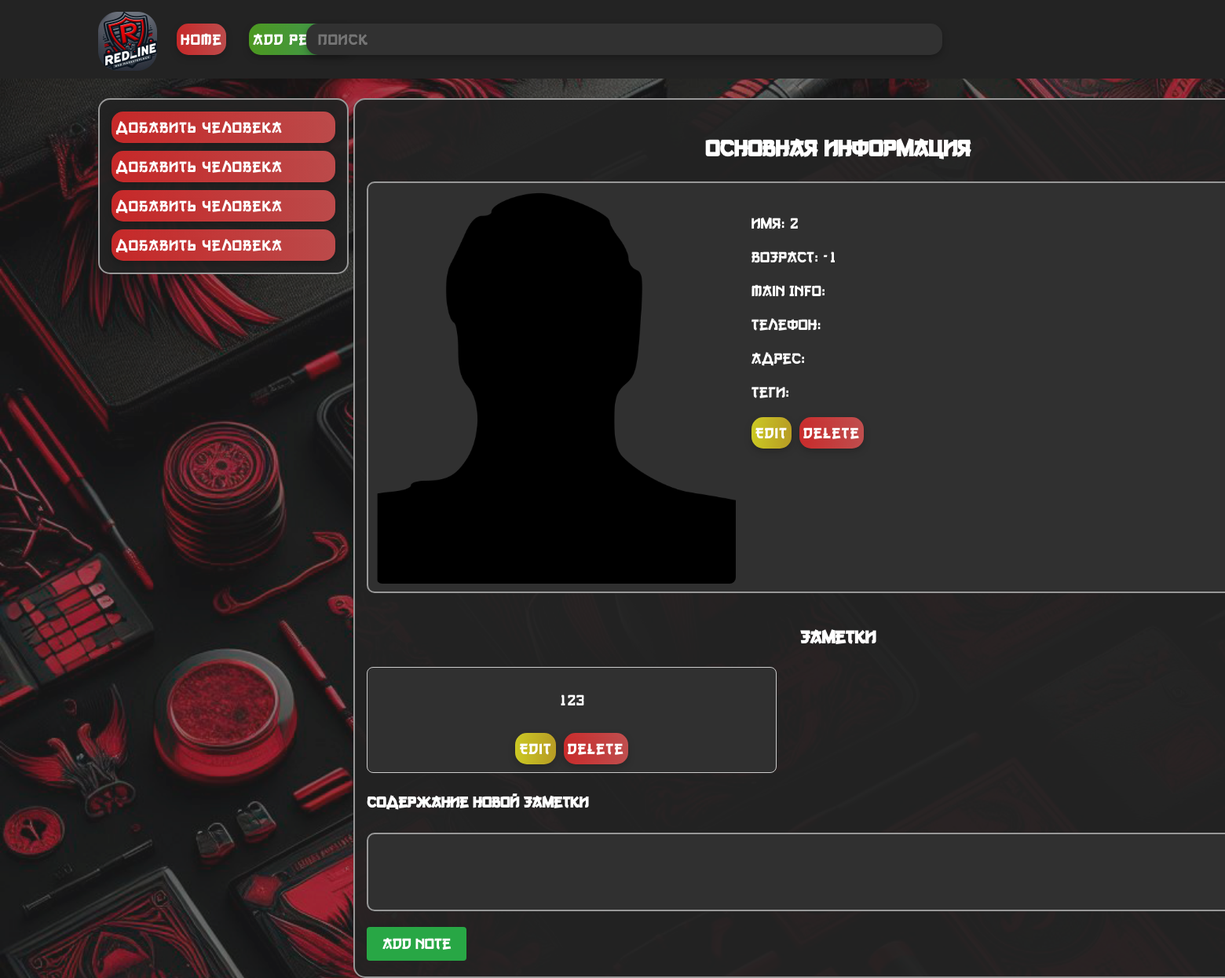
Page /person/1 on the committed database.
### models.py (models this page shows)
class Person(db.Model):
    id = db.Column(db.Integer, primary_key=True)
    name = db.Column(db.String(100), nullable=False)
    age = db.Column(db.Integer, nullable=False)
    main_info = db.Column(db.Text, nullable=False)
    phone_number = db.Column(db.String(20), nullable=False)
    address = db.Column(db.String(200), nullable=True)
    tags = db.Column(db.String(200), nullable=True)
    photo = db.Column(db.String(100), nullable=True)
    notes = db.relationship('Note', backref='person', lazy=True)

class Note(db.Model):
    id = db.Column(db.Integer, primary_key=True)
    content = db.Column(db.Text, nullable=False)
    attachment = db.Column(db.String(255), nullable=True)  # Имя файла вложения
    attachment_type = db.Column(db.String(10), nullable=True)  # Тип вложения: image, video, audio
    person_id = db.Column(db.Integer, db.ForeignKey('person.id'), nullable=False)

### app.py (the view)
@app.route('/person/<int:person_id>', methods=['GET', 'POST'])
def person_detail(person_id):
    person = Person.query.get_or_404(person_id)
    form = NoteForm()
    if form.validate_on_submit():
        new_note = Note(content=form.content.data, person_id=person.id)
        db.session.add(new_note)
        db.session.commit()
        return redirect(url_for('person_detail', person_id=person.id))
    return render_template('person.html', person=person, form=form)

### forms.py
class NoteForm(FlaskForm):
    content = TextAreaField('Content', validators=[DataRequired()])
    submit = SubmitField('Add Note')

### templates/person.html (shortened to what this page needs)
<!DOCTYPE html>
<html lang="ru">
<head>
    <link rel="stylesheet" type="text/css" href="{{ url_for('static', filename='css/style.css') }}">
</head>
<body>
    <header>
        <img src="{{ url_for('static', filename='img/main/logo.png') }}" class="logo" alt="Описание изображения">
        <div class="block_up">
            <a class="button_up" href="{{ url_for('index') }}">Home</a>
            <a class="help button_up" href="{{ url_for('add_person') }}">Add Person</a>
        </div>
        <form action="/search">
            <input type="text" name="query" placeholder="Поиск" class="search-button">
        </form>
    </header>
    <div class="lmenu main">
        <form action="/create-tovar-page" method="post">
            <a class="button button_lmenu" href="{{ url_for('add_person') }}">Добавить человека</a>
        </form>
        <form action="/create-user-page" method="post">
            <a class="button button_lmenu" href="{{ url_for('add_person') }}">Добавить человека</a>
        </form>
        <form action="/money" method="post">
            <a class="button button_lmenu" href="{{ url_for('add_person') }}">Добавить человека</a>
        </form>
        <form action="/help" method="get">
            <a class="button button_lmenu" href="{{ url_for('add_person') }}">Добавить человека</a>
        </form>
    </div>
    <main>
        <h2 class="title">Основная информация</h2>
        <div class="person-block">
            {% if person.photo %}
                <img class="person-photo2" src="{{ url_for('static', filename='uploads/' + person.photo) }}" alt="Profile Picture">
            {% else %}
                <img class="person-photo2" src="{{ url_for('static', filename='uploads/default.png') }}" alt="Profile Picture">
            {% endif %}
            <div class="person-info">
                <div class="person-details">
                    <div class="person-info-left">
                        <p class="person-main-info">Имя: {{ person.name }}</p>
                        <p class="person-main-info">Возраст: {{ person.age }}</p>
                        <p class="person-main-info">Main Info: {{ person.main_info }}</p>
                        <p class="person-main-info">Телефон: {{ person.phone_number }}</p>
                        <p class="person-main-info">Адрес: {{ person.address }}</p>
                        <p class="person-main-info">Теги: {{ person.tags }}</p>
                    </div>
                </div>
                <div class="person-buttons">
                    <a class="basket delete-button" href="{{ url_for('edit_person', person_id=person.id) }}">Edit</a>
                    <a class="delete delete-button" href="{{ url_for('delete_person', person_id=person.id) }}">Delete</a>
                </div>
            </div>
        </div>
        <h3 class="title">Заметки</h3>
        <div class="notes-container">
            {% for note in person.notes %}
                <div class="note-column">
                    <div id="note-content-{{ note.id }}" class="note-content">
                        <p>{{ note.content }}</p>
                    </div>
                    <div class="note-actions">
                        <button id="edit-button-{{ note.id }}" class="basket delete-button" onclick="enableEdit({{ note.id }})">Edit</button>
                        <a class="delete delete-button" href="{{ url_for('delete_note', note_id=note.id) }}">Delete</a>
                    </div>
                </div>
            {% endfor %}
        </div>
        <form action="{{ url_for('person_detail', person_id=person.id) }}" method="POST">
            <div class="form-group">
                <h4>Содержание новой заметки</h4>
                {{ form.content(class="form-textarea") }}
            </div>
            <div class="form-group">
                {{ form.submit(class="submit-button") }}
            </div>
        </form>
    </main>
</body>
</html>

### rows in the picture
Person: photo (placeholder picture), name "2", age "-1"
Note: content "123"
